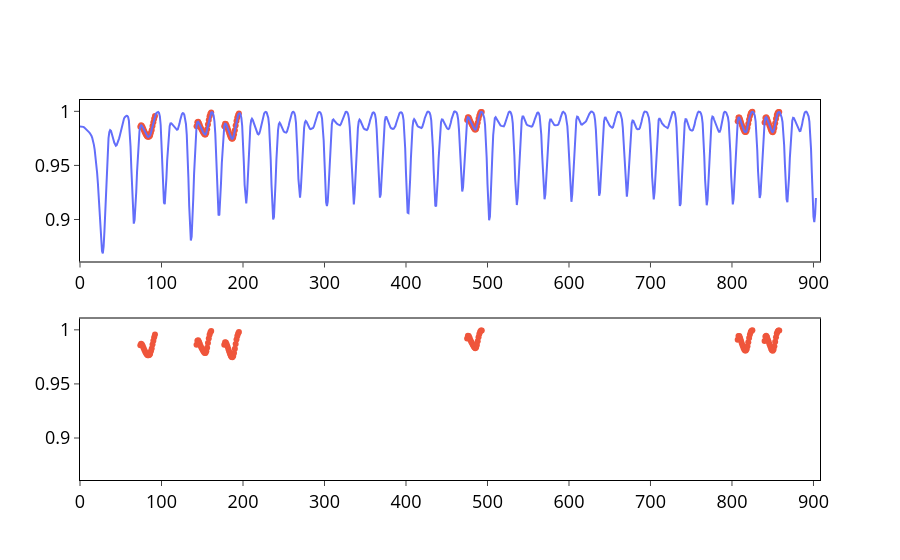

The notebook cell this image was saved under:
### Markdown cell above
Выполните визуализацию найденных в прошлом задании цепочек: постройте график временного ряда, на котором выделены звенья цепочек. Также постройте график, на котором изображены только сами звенья.

### Code cell
from plotly.subplots import make_subplots
import plotly.graph_objs as go
import plotly.express as px

ts_len = ts.shape[0]

fig = make_subplots(rows=2, cols=1, horizontal_spacing=0.04)

for best in best_indices:
    fig.add_trace(go.Scatter(x=np.arange(best, best+m-1), y=ts[best:best+m-1], line=dict(color=px.colors.qualitative.Plotly[1])),
                row=1, col=1)
fig.add_trace(go.Scatter(x=np.arange(ts_len), y=ts, line=dict(color=px.colors.qualitative.Plotly[0])),
            row=1, col=1)

for best in best_indices:
    fig.add_trace(go.Scatter(x=np.arange(best, best+m-1), y=ts[best:best+m-1], line=dict(color=px.colors.qualitative.Plotly[1])),
                row=2, col=1)
fig.add_trace(go.Scatter(x=np.arange(ts_len), y=ts, opacity=0.0),
            row=2, col=1)

fig.update_annotations(font=dict(size=24, color='black'))

fig.update_xaxes(showgrid=False,
                    linecolor='#000',
                    ticks="outside",
                    tickfont=dict(size=18, color='black'),
                    linewidth=1,
                    tickwidth=1,
                    mirror=True)
fig.update_yaxes(showgrid=False,
                    linecolor='#000',
                    ticks="outside",
                    tickfont=dict(size=18, color='black'),
                    zeroline=False,
                    linewidth=1,
                    tickwidth=1,
                    mirror=True)

fig.update_layout(plot_bgcolor="rgba(0,0,0,0)",
                    paper_bgcolor='rgba(0,0,0,0)',
                    showlegend=False,
                    title_x=0.5)

fig.show()

### Figure 1 — Plotly figure (JSON) as saved in the notebook; plotly's stock layout.template omitted (floating-point values rounded to 4 significant figures; data arrays with more than 128 entries replaced by an {"elided": "..."} marker saying what was removed)
{"data": [{"line": {"color": "#EF553B"}, "type": "scatter", "x": [74, 75, 76, 77, 78, 79, 80, 81, 82, 83, 84, 85, 86, 87, 88, 89, 90, 91, 92], "xaxis": "x", "y": [0.9858, 0.9872, 0.9865, 0.9851, 0.9833, 0.9814, 0.9797, 0.9783, 0.9772, 0.9766, 0.9764, 0.9767, 0.9777, 0.9801, 0.9828, 0.9865, 0.9899, 0.9932, 0.9958], "yaxis": "y"}, {"line": {"color": "#EF553B"}, "type": "scatter", "x": [143, 144, 145, 146, 147, 148, 149, 150, 151, 152, 153, 154, 155, 156, 157, 158, 159, 160, 161], "xaxis": "x", "y": [0.9862, 0.9899, 0.9903, 0.9889, 0.987, 0.9851, 0.9835, 0.9821, 0.9808, 0.9795, 0.9787, 0.9785, 0.9802, 0.9835, 0.9877, 0.9919, 0.9953, 0.9977, 0.9989], "yaxis": "y"}, {"line": {"color": "#EF553B"}, "type": "scatter", "x": [177, 178, 179, 180, 181, 182, 183, 184, 185, 186, 187, 188, 189, 190, 191, 192, 193, 194, 195], "xaxis": "x", "y": [0.9863, 0.9885, 0.9883, 0.9867, 0.9846, 0.9823, 0.9801, 0.9779, 0.9761, 0.9748, 0.9745, 0.9758, 0.9786, 0.9825, 0.987, 0.9911, 0.9944, 0.9967, 0.9979], "yaxis": "y"}, {"line": {"color": "#EF553B"}, "type": "scatter", "x": [475, 476, 477, 478, 479, 480, 481, 482, 483, 484, 485, 486, 487, 488, 489, 490, 491, 492, 493], "xaxis": "x", "y": [0.992, 0.9946, 0.9943, 0.9926, 0.9907, 0.989, 0.9875, 0.9861, 0.9848, 0.9837, 0.983, 0.9836, 0.9859, 0.9894, 0.9931, 0.9962, 0.9983, 0.9993, 0.9994], "yaxis": "y"}, {"line": {"color": "#EF553B"}, "type": "scatter", "x": [807, 808, 809, 810, 811, 812, 813, 814, 815, 816, 817, 818, 819, 820, 821, 822, 823, 824, 825], "xaxis": "x", "y": [0.9908, 0.9942, 0.9942, 0.9925, 0.9901, 0.9877, 0.9854, 0.9834, 0.9819, 0.9809, 0.9808, 0.982, 0.9848, 0.9885, 0.9925, 0.9957, 0.9979, 0.9991, 0.9995], "yaxis": "y"}, {"line": {"color": "#EF553B"}, "type": "scatter", "x": [840, 841, 842, 843, 844, 845, 846, 847, 848, 849, 850, 851, 852, 853, 854, 855, 856, 857, 858], "xaxis": "x", "y": [0.9898, 0.9939, 0.9946, 0.9933, 0.9912, 0.9889, 0.9867, 0.9845, 0.9826, 0.9812, 0.9808, 0.9819, 0.9849, 0.9891, 0.9931, 0.9965, 0.9984, 0.9993, 0.9993], "yaxis": "y"}, {"line": {"color": "#636EFA"}, "type": "scatter", "x": {"elided": "904 int values"}, "xaxis": "x", "y": {"elided": "904 float values"}, "yaxis": "y"}, {"line": {"color": "#EF553B"}, "type": "scatter", "x": [74, 75, 76, 77, 78, 79, 80, 81, 82, 83, 84, 85, 86, 87, 88, 89, 90, 91, 92], "xaxis": "x2", "y": [0.9858, 0.9872, 0.9865, 0.9851, 0.9833, 0.9814, 0.9797, 0.9783, 0.9772, 0.9766, 0.9764, 0.9767, 0.9777, 0.9801, 0.9828, 0.9865, 0.9899, 0.9932, 0.9958], "yaxis": "y2"}, {"line": {"color": "#EF553B"}, "type": "scatter", "x": [143, 144, 145, 146, 147, 148, 149, 150, 151, 152, 153, 154, 155, 156, 157, 158, 159, 160, 161], "xaxis": "x2", "y": [0.9862, 0.9899, 0.9903, 0.9889, 0.987, 0.9851, 0.9835, 0.9821, 0.9808, 0.9795, 0.9787, 0.9785, 0.9802, 0.9835, 0.9877, 0.9919, 0.9953, 0.9977, 0.9989], "yaxis": "y2"}, {"line": {"color": "#EF553B"}, "type": "scatter", "x": [177, 178, 179, 180, 181, 182, 183, 184, 185, 186, 187, 188, 189, 190, 191, 192, 193, 194, 195], "xaxis": "x2", "y": [0.9863, 0.9885, 0.9883, 0.9867, 0.9846, 0.9823, 0.9801, 0.9779, 0.9761, 0.9748, 0.9745, 0.9758, 0.9786, 0.9825, 0.987, 0.9911, 0.9944, 0.9967, 0.9979], "yaxis": "y2"}, {"line": {"color": "#EF553B"}, "type": "scatter", "x": [475, 476, 477, 478, 479, 480, 481, 482, 483, 484, 485, 486, 487, 488, 489, 490, 491, 492, 493], "xaxis": "x2", "y": [0.992, 0.9946, 0.9943, 0.9926, 0.9907, 0.989, 0.9875, 0.9861, 0.9848, 0.9837, 0.983, 0.9836, 0.9859, 0.9894, 0.9931, 0.9962, 0.9983, 0.9993, 0.9994], "yaxis": "y2"}, {"line": {"color": "#EF553B"}, "type": "scatter", "x": [807, 808, 809, 810, 811, 812, 813, 814, 815, 816, 817, 818, 819, 820, 821, 822, 823, 824, 825], "xaxis": "x2", "y": [0.9908, 0.9942, 0.9942, 0.9925, 0.9901, 0.9877, 0.9854, 0.9834, 0.9819, 0.9809, 0.9808, 0.982, 0.9848, 0.9885, 0.9925, 0.9957, 0.9979, 0.9991, 0.9995], "yaxis": "y2"}, {"line": {"color": "#EF553B"}, "type": "scatter", "x": [840, 841, 842, 843, 844, 845, 846, 847, 848, 849, 850, 851, 852, 853, 854, 855, 856, 857, 858], "xaxis": "x2", "y": [0.9898, 0.9939, 0.9946, 0.9933, 0.9912, 0.9889, 0.9867, 0.9845, 0.9826, 0.9812, 0.9808, 0.9819, 0.9849, 0.9891, 0.9931, 0.9965, 0.9984, 0.9993, 0.9993], "yaxis": "y2"}, {"opacity": 0, "type": "scatter", "x": {"elided": "904 int values"}, "xaxis": "x2", "y": {"elided": "904 float values"}, "yaxis": "y2"}], "layout": {"paper_bgcolor": "rgba(0,0,0,0)", "plot_bgcolor": "rgba(0,0,0,0)", "showlegend": false, "title": {"x": 0.5}, "xaxis": {"anchor": "y", "domain": [0, 1], "linecolor": "#000", "linewidth": 1, "mirror": true, "showgrid": false, "tickfont": {"color": "black", "size": 18}, "ticks": "outside", "tickwidth": 1}, "xaxis2": {"anchor": "y2", "domain": [0, 1], "linecolor": "#000", "linewidth": 1, "mirror": true, "showgrid": false, "tickfont": {"color": "black", "size": 18}, "ticks": "outside", "tickwidth": 1}, "yaxis": {"anchor": "x", "domain": [0.575, 1], "linecolor": "#000", "linewidth": 1, "mirror": true, "showgrid": false, "tickfont": {"color": "black", "size": 18}, "ticks": "outside", "tickwidth": 1, "zeroline": false}, "yaxis2": {"anchor": "x2", "domain": [0, 0.425], "linecolor": "#000", "linewidth": 1, "mirror": true, "showgrid": false, "tickfont": {"color": "black", "size": 18}, "ticks": "outside", "tickwidth": 1, "zeroline": false}}}
